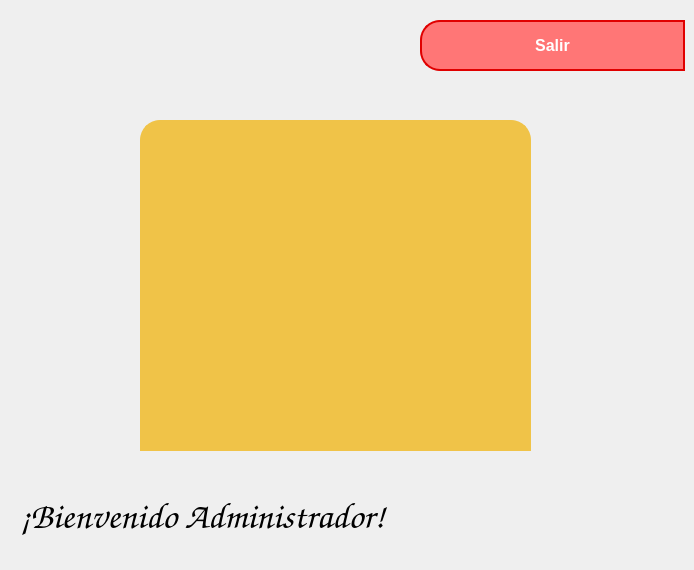
             <widget class="QWidget" name="Inicial">
              <widget class="QPushButton" name="go_login_inicio">
               <property name="geometry">
                <rect>
                 <x>420</x>
                 <y>20</y>
                 <width>265</width>
                 <height>51</height>
                </rect>
               </property>
               <property name="styleSheet">
                <string notr="true">QPushButton {
    background-color: #ff7676;
    border: 2px solid #e00000; 
    color: white;
    font-size: 16px;
    font-weight: bold;
    padding: 10px;
	border-top-left-radius:20px;
	border-bottom-left-radius:20px;

}

QPushButton:hover {
    background-color:#c20000; 
    border: 2px solid #c20000; 
}</string>
               </property>
               <property name="text">
                <string>Salir</string>
               </property>
               <property name="icon">
                <iconset resource="res1.qrc">
                 <normaloff>:/images/bt_back.png</normaloff>:/images/bt_back.png</iconset>
               </property>
               <property name="iconSize">
                <size>
                 <width>30</width>
                 <height>30</height>
                </size>
               </property>
              </widget>
              <widget class="QPushButton" name="pushButton_6">
               <property name="geometry">
                <rect>
                 <x>140</x>
                 <y>120</y>
                 <width>391</width>
                 <height>331</height>
                </rect>
               </property>
               <property name="styleSheet">
                <string notr="true">QPushButton {
    background-color: #f0c348;
    border: 2px solid #f0c348; 
    font-size: 16px;
    font-weight: bold;
    min-width: 135px;
    min-height: 50px;
    padding: 10px;
	border-top-left-radius:20px;
	border-top-right-radius:20px;

}

</string>
               </property>
               <property name="text">
                <string/>
               </property>
               <property name="icon">
                <iconset>
                 <normaloff>img_admin.png</normaloff>img_admin.png</iconset>
               </property>
               <property name="iconSize">
                <size>
                 <width>250</width>
                 <height>250</height>
                </size>
               </property>
              </widget>
              <widget class="QLabel" name="label">
               <property name="geometry">
                <rect>
                 <x>20</x>
                 <y>470</y>
                 <width>621</width>
                 <height>91</height>
                </rect>
               </property>
               <property name="font">
                <font>
                 <family>Comic Sans MS</family>
                 <pointsize>28</pointsize>
                 <weight>75</weight>
                 <bold>true</bold>
                </font>
               </property>
               <property name="text">
                <string>¡Bienvenido Administrador!</string>
               </property>
               <property name="alignment">
                <set>Qt::AlignLeading|Qt::AlignLeft|Qt::AlignVCenter</set>
               </property>
              </widget>
             </widget>
